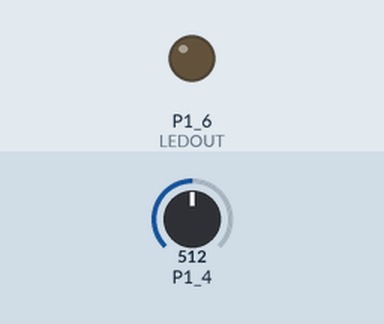
Recording of a sketch running on a simulated TI MSP430 LaunchPad. On the bench: output pins drawn as LEDs (lit = HIGH). The inputs (shaded band) are chosen by the test bench; at power-on: P1_4 = 512.

Above: at 1.2 s.
1.3 s: P1_4 set to 685
2.8 s: P1_4 set to 716
At 3.9 s:
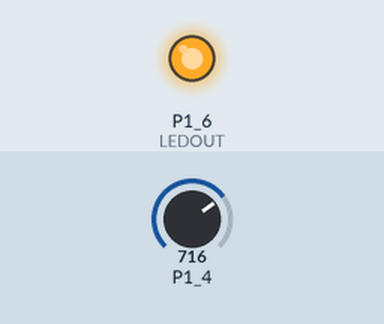
4.3 s: P1_4 set to 690
At 5.1 s:
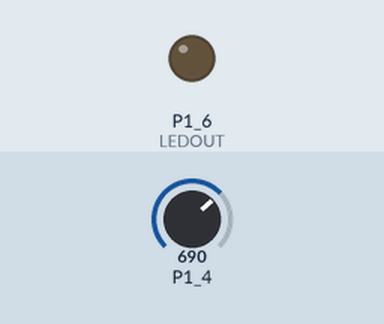
5.8 s: P1_4 set to 710
At 6.2 s:
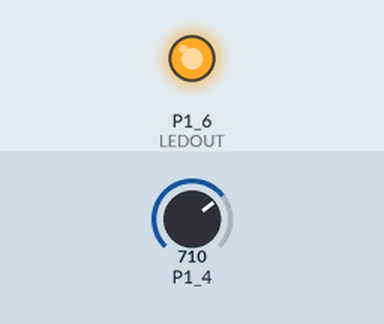
Timing chart, 0 to 8.3 s (numbered marks = the images above; inputs shaded):
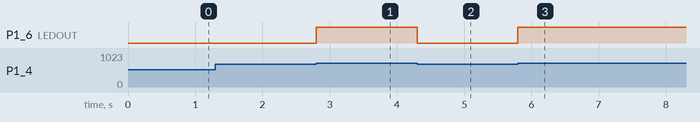

Measured:
- the behaviour switches between 700 and 701 on P1_4 (found by bisection; images 0 and 1)
- after the input at 1.3 s, every drawn part: stays the same
- after the input at 2.8 s, P1_6 (LEDOUT): LOW → HIGH at once
- after the input at 4.3 s, P1_6 (LEDOUT): HIGH → LOW at once
- after the input at 5.8 s, P1_6 (LEDOUT): LOW → HIGH at once

The sketch:

Soil_Analog.ino
```cpp
#define SensorAN A3
#define LEDOUT P1_6

unsigned int ADC_OUT =0;

void setup() {
  // put your setup code here, to run once:
  pinMode (SensorAN, INPUT);
  pinMode (LEDOUT, OUTPUT);

}

void loop() {
  // put your main code here, to run repeatedly:
   ADC_OUT = analogRead(A4);
   if (ADC_OUT > 700)
   {
    digitalWrite(LEDOUT, HIGH);
   }
   else
   {
    digitalWrite(LEDOUT, LOW);
   }

}
```
